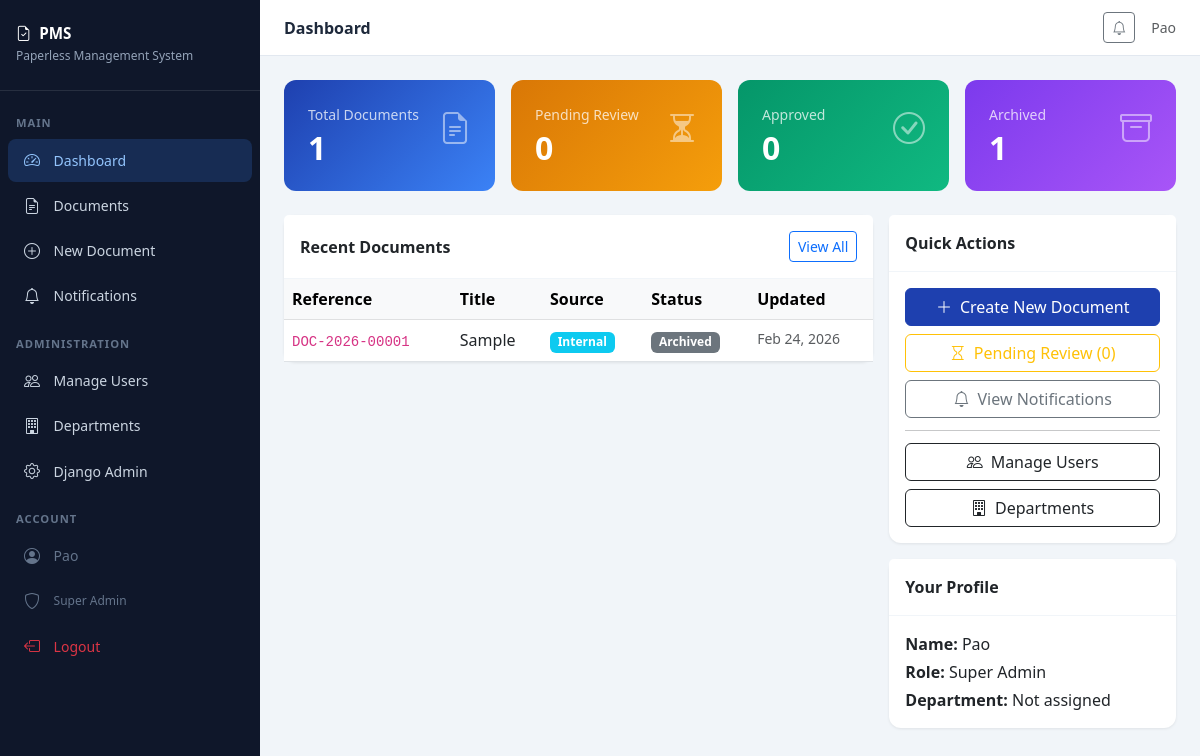
/dashboard/ (signed in), run on the app's committed database.
### dms/models.py (models this page shows, shortened)
class User(AbstractUser):
    ROLE_CHOICES = [
        ('super_admin', 'Super Admin'),
        ('dept_sender_receiver', 'Dept. Sender/Receiver'),
        ('dept_head', 'Dept. Head'),
        ('governor', 'Governor'),
        ('executive', 'Executive'),
    ]
    role = models.CharField(max_length=30, choices=ROLE_CHOICES, default='dept_sender_receiver')
    department = models.ForeignKey('Department', on_delete=models.SET_NULL, null=True, blank=True, related_name='members')

class Document(models.Model):
    SOURCE_CHOICES = [('internal', 'Internal'), ('external', 'External')]
    STATUS_CHOICES = [
        ('draft', 'Draft'),
        ('pending_review', 'Pending Review'),
        ('approved', 'Approved'),
        ('rejected', 'Rejected'),
        ('esigned', 'E-Signed'),
        ('released', 'Released to Correspondent'),
        ('returned', 'Returned to Origin'),
        ('archived', 'Archived'),
        ('return_for_revision', 'Returned for Revision'),
    ]
    ACTION_TYPE_CHOICES = [('return', 'Return to Origin'), ('release', 'Release to External Agency')]
    CLASSIFICATION_CHOICES = [
        ('confidential', 'Confidential'),
        ('internal', 'Internal Use Only'),
        ('public', 'Public'),
    ]
    title = models.CharField(max_length=300)
    reference_number = models.CharField(max_length=100, unique=True, blank=True)
    source = models.CharField(max_length=10, choices=SOURCE_CHOICES)
    classification = models.CharField(max_length=20, choices=CLASSIFICATION_CHOICES, default='internal')
    status = models.CharField(max_length=30, choices=STATUS_CHOICES, default='draft')
    action_type = models.CharField(max_length=10, choices=ACTION_TYPE_CHOICES, blank=True, null=True)
    description = models.TextField(blank=True)
    file = models.FileField(upload_to='documents/%Y/%m/', blank=True, null=True)
    esignature = models.ImageField(upload_to='signatures/%Y/%m/', blank=True, null=True)
    created_by = models.ForeignKey(User, on_delete=models.SET_NULL, null=True, related_name='created_documents')
    assigned_to = models.ForeignKey(User, on_delete=models.SET_NULL, null=True, blank=True, related_name='assigned_documents')
    origin_department = models.ForeignKey(Department, on_delete=models.SET_NULL, null=True, blank=True, related_name='origin_documents')
    current_department = models.ForeignKey(Department, on_delete=models.SET_NULL, null=True, blank=True, related_name='current_documents')
    correspondent_name = models.CharField(max_length=200, blank=True)
    correspondent_agency = models.CharField(max_length=200, blank=True)
    created_at = models.DateTimeField(auto_now_add=True)
    updated_at = models.DateTimeField(auto_now=True)
    logged_at = models.DateTimeField(null=True, blank=True)

### dms/views.py (the view)
# urls.py: path('dashboard/', views.dashboard, name='dashboard'),
@login_required
def dashboard(request):
    user = request.user
    docs = Document.objects.all()
    if user.role == 'dept_sender_receiver':
        docs = docs.filter(Q(created_by=user) | Q(assigned_to=user))
    elif user.role in ('dept_head', 'governor', 'executive'):
        if user.department:
            docs = docs.filter(Q(current_department=user.department) | Q(origin_department=user.department))
    unread_notifications = request.user.notifications.filter(is_read=False).count()
    ctx = {
        'total': docs.count(),
        'pending': docs.filter(status='pending_review').count(),
        'approved': docs.filter(status='approved').count(),
        'archived': docs.filter(status='archived').count(),
        'recent_docs': docs.order_by('-updated_at')[:5],
        'unread_notifications': unread_notifications,
    }
    return render(request, 'dashboard.html', ctx)

### dms/templates/dashboard.html (shortened to what this page needs)
{% extends 'base.html' %}
{% block page_title %}Dashboard{% endblock %}
{% block content %}
<div class="row g-3 mb-4">
    <div class="col-sm-6 col-xl-3">
        <div class="stat-card" style="background: linear-gradient(135deg,#1e40af,#3b82f6)">
            <div class="d-flex justify-content-between align-items-start">
                <div>
                    <p class="mb-1 opacity-75 small">Total Documents</p>
                    <h2 class="fw-bold mb-0">{{ total }}</h2>
                </div>
                <i class="bi bi-file-earmark-text fs-2 opacity-50"></i>
            </div>
        </div>
    </div>
    <div class="col-sm-6 col-xl-3">
        <div class="stat-card" style="background: linear-gradient(135deg,#d97706,#f59e0b)">
            <div class="d-flex justify-content-between align-items-start">
                <div>
                    <p class="mb-1 opacity-75 small">Pending Review</p>
                    <h2 class="fw-bold mb-0">{{ pending }}</h2>
                </div>
                <i class="bi bi-hourglass-split fs-2 opacity-50"></i>
            </div>
        </div>
    </div>
    <div class="col-sm-6 col-xl-3">
        <div class="stat-card" style="background: linear-gradient(135deg,#059669,#10b981)">
            <div class="d-flex justify-content-between align-items-start">
                <div>
                    <p class="mb-1 opacity-75 small">Approved</p>
                    <h2 class="fw-bold mb-0">{{ approved }}</h2>
                </div>
                <i class="bi bi-check-circle fs-2 opacity-50"></i>
            </div>
        </div>
    </div>
    <div class="col-sm-6 col-xl-3">
        <div class="stat-card" style="background: linear-gradient(135deg,#7c3aed,#a855f7)">
            <div class="d-flex justify-content-between align-items-start">
                <div>
                    <p class="mb-1 opacity-75 small">Archived</p>
                    <h2 class="fw-bold mb-0">{{ archived }}</h2>
                </div>
                <i class="bi bi-archive fs-2 opacity-50"></i>
            </div>
        </div>
    </div>
</div>
<div class="row g-3">
    <div class="col-lg-8">
        <div class="card">
            <div class="card-header py-3 d-flex justify-content-between align-items-center">
                <span>Recent Documents</span>
                <a href="{% url 'document_list' %}" class="btn btn-sm btn-outline-primary">View All</a>
            </div>
            <div class="card-body p-0">
                <div class="table-responsive">
                    <table class="table table-hover mb-0">
                        <thead class="table-light">
                            <tr>
                                <th>Reference</th>
                                <th>Title</th>
                                <th>Source</th>
                                <th>Status</th>
                                <th>Updated</th>
                            </tr>
                        </thead>
                        <tbody>
                        {% for doc in recent_docs %}
                        <tr onclick="window.location='{% url 'document_detail' doc.pk %}'" style="cursor:pointer">
                            <td><code>{{ doc.reference_number }}</code></td>
                            <td>{{ doc.title|truncatechars:40 }}</td>
                            <td>
                                <span class="badge {% if doc.source == 'internal' %}bg-info{% else %}bg-warning text-dark{% endif %}">
                                    {{ doc.get_source_display }}
                                </span>
                            </td>
                            <td>
                                {% with doc.status as s %}
                                <span class="badge {% if s == 'approved' or s == 'esigned' %}bg-success{% elif s == 'rejected' or s == 'return_for_revision' %}bg-danger{% elif s == 'archived' %}bg-secondary{% elif s == 'pending_review' %}bg-warning text-dark{% else %}bg-primary{% endif %}">
                                    {{ doc.get_status_display }}
                                </span>
                                {% endwith %}
                            </td>
                            <td class="text-muted small">{{ doc.updated_at|date:"M d, Y" }}</td>
                        </tr>
                        {% empty %}
                        <tr><td colspan="5" class="text-center text-muted py-4">No documents yet</td></tr>
                        {% endfor %}
                        </tbody>
                    </table>
                </div>
            </div>
        </div>
    </div>
    <div class="col-lg-4">
        <div class="card">
            <div class="card-header py-3">Quick Actions</div>
            <div class="card-body d-grid gap-2">
                <a href="{% url 'document_create' %}" class="btn btn-primary">
                    <i class="bi bi-plus-lg me-2"></i>Create New Document
                </a>
                <a href="{% url 'document_list' %}?status=pending_review" class="btn btn-outline-warning">
                    <i class="bi bi-hourglass me-2"></i>Pending Review ({{ pending }})
                </a>
                <a href="{% url 'notifications' %}" class="btn btn-outline-secondary">
                    <i class="bi bi-bell me-2"></i>View Notifications
                </a>
                {% if user.role == 'super_admin' or user.is_superuser %}
                <hr class="my-1">
                <a href="{% url 'manage_users' %}" class="btn btn-outline-dark">
                    <i class="bi bi-people me-2"></i>Manage Users
                </a>
                <a href="{% url 'manage_departments' %}" class="btn btn-outline-dark">
                    <i class="bi bi-building me-2"></i>Departments
                </a>
                {% endif %}
            </div>
        </div>
        <div class="card mt-3">
            <div class="card-header py-3">Your Profile</div>
            <div class="card-body">
                <p class="mb-1"><strong>Name:</strong> {{ user.get_full_name|default:user.username }}</p>
                <p class="mb-1"><strong>Role:</strong> {{ user.get_role_display }}</p>
                <p class="mb-0"><strong>Department:</strong> {{ user.department.name|default:"Not assigned" }}</p>
            </div>
        </div>
    </div>
</div>
{% endblock %}

### dms/templates/base.html (shortened to what this page needs)
<!DOCTYPE html>
<html lang="en">
<head>
    <link href="https://cdn.jsdelivr.net/npm/bootstrap@5.3.0/dist/css/bootstrap.min.css" rel="stylesheet">
    <link href="https://cdn.jsdelivr.net/npm/bootstrap-icons@1.11.0/font/bootstrap-icons.css" rel="stylesheet">
</head>
<body>
{% if user.is_authenticated %}
<div class="sidebar">
    <div class="sidebar-brand">
        <h5><i class="bi bi-file-earmark-check me-2"></i>PMS</h5>
        <small>Paperless Management System</small>
    </div>
    <nav class="py-2">
        <div class="nav-section-title">Main</div>
        <a href="{% url 'dashboard' %}" class="nav-link {% if request.resolver_match.url_name == 'dashboard' %}active{% endif %}">
            <i class="bi bi-speedometer2"></i> Dashboard
        </a>
        <a href="{% url 'document_list' %}" class="nav-link {% if 'document' in request.resolver_match.url_name %}active{% endif %}">
            <i class="bi bi-file-earmark-text"></i> Documents
        </a>
        <a href="{% url 'document_create' %}" class="nav-link">
            <i class="bi bi-plus-circle"></i> New Document
        </a>
        <a href="{% url 'notifications' %}" class="nav-link">
            <i class="bi bi-bell"></i> Notifications
        </a>
        {% if user.role == 'super_admin' or user.is_superuser %}
        <div class="nav-section-title">Administration</div>
        <a href="{% url 'manage_users' %}" class="nav-link">
            <i class="bi bi-people"></i> Manage Users
        </a>
        <a href="{% url 'manage_departments' %}" class="nav-link">
            <i class="bi bi-building"></i> Departments
        </a>
        <a href="/admin/" class="nav-link">
            <i class="bi bi-gear"></i> Django Admin
        </a>
        {% endif %}
        <div class="nav-section-title">Account</div>
        <div class="nav-link" style="cursor:default; color:#64748b;">
            <i class="bi bi-person-circle"></i>
            <span>{{ user.get_full_name|default:user.username }}</span>
        </div>
        <div class="nav-link" style="cursor:default; color:#64748b; font-size:0.75rem;">
            <i class="bi bi-shield"></i> {{ user.get_role_display }}
        </div>
        <a href="{% url 'logout' %}" class="nav-link text-danger">
            <i class="bi bi-box-arrow-left"></i> Logout
        </a>
    </nav>
</div>
<div class="main-content">
    <div class="topbar">
        <span class="topbar-title">{% block page_title %}Dashboard{% endblock %}</span>
        <div class="d-flex align-items-center gap-3">
            <a href="{% url 'notifications' %}" class="btn btn-sm btn-outline-secondary position-relative">
                <i class="bi bi-bell"></i>
            </a>
            <span class="text-muted small">{{ user.get_full_name|default:user.username }}</span>
        </div>
    </div>
    <div class="page-content">
        {% block content %}{% endblock %}
    </div>
</div>
{% else %}
{% block auth_content %}{% endblock %}
{% endif %}
</body>
</html>

### dms/templates/base.html (style rules this page uses)
:root { --sidebar-width: 260px; --primary: #1e40af; --primary-light: #3b82f6; --sidebar-bg: #0f172a; }
body { background: #f1f5f9; font-family: 'Segoe UI', sans-serif; }
.sidebar { width: var(--sidebar-width); min-height: 100vh; background: var(--sidebar-bg); position: fixed; top: 0; left: 0; z-index: 100; transition: all 0.3s; }
.sidebar-brand { padding: 1.5rem 1rem; border-bottom: 1px solid rgba(255,255,255,0.1); }
.sidebar-brand h5 { color: #fff; font-weight: 700; font-size: 0.95rem; margin: 0; }
.sidebar-brand small { color: #94a3b8; font-size: 0.75rem; }
.nav-section-title { color: #64748b; font-size: 0.7rem; text-transform: uppercase; letter-spacing: 1px; padding: 1rem 1rem 0.3rem; font-weight: 600; }
.sidebar .nav-link { color: #cbd5e1; padding: 0.6rem 1rem; border-radius: 8px; margin: 2px 8px; font-size: 0.875rem; display: flex; align-items: center; gap: 0.6rem; transition: all 0.2s; }
.sidebar .nav-link:hover, .sidebar .nav-link.active { background: rgba(59,130,246,0.2); color: #93c5fd; }
.sidebar .nav-link i { font-size: 1rem; width: 20px; }
.main-content { margin-left: var(--sidebar-width); min-height: 100vh; }
.topbar { background: #fff; border-bottom: 1px solid #e2e8f0; padding: 0.75rem 1.5rem; display: flex; align-items: center; justify-content: space-between; position: sticky; top: 0; z-index: 99; }
.topbar-title { font-weight: 600; color: #1e293b; }
.page-content { padding: 1.5rem; }
.card { border: none; border-radius: 12px; box-shadow: 0 1px 3px rgba(0,0,0,0.08); }
.card-header { background: #fff; border-bottom: 1px solid #f1f5f9; font-weight: 600; }
.stat-card { border-radius: 12px; padding: 1.5rem; color: #fff; }
.btn-primary { background: var(--primary); border-color: var(--primary); }

### data on the page
User: get_full_name "Pao", role "Super Admin", department.name "Not assigned"
Document: reference_number "DOC-2026-00001", title "Sample", source "Internal", status "Archived", updated_at "Feb 24, 2026"

### other printed values
{{ total }} "1"
{{ pending }} "0"
{{ approved }} "0"
{{ archived }} "1"
